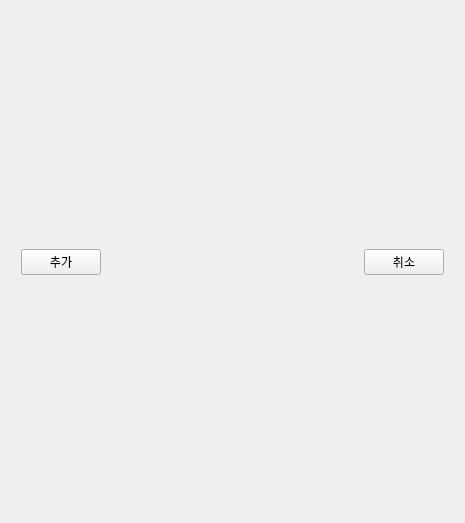
<?xml version="1.0" encoding="UTF-8"?>
<ui version="4.0">
 <class>department_form</class>
 <widget class="QWidget" name="department_form">
  <property name="geometry">
   <rect>
    <x>0</x>
    <y>0</y>
    <width>465</width>
    <height>523</height>
   </rect>
  </property>
  <property name="windowTitle">
   <string>부서 관리</string>
  </property>
  <layout class="QGridLayout" name="gridLayout">
   <item row="0" column="0">
    <layout class="QVBoxLayout" name="verticalLayout">
     <item>
      <widget class="DepartmentContent" name="item" native="true">
       <property name="minimumSize">
        <size>
         <width>300</width>
         <height>200</height>
        </size>
       </property>
      </widget>
     </item>
     <item>
      <layout class="QHBoxLayout" name="horizontalLayout">
       <property name="leftMargin">
        <number>10</number>
       </property>
       <property name="rightMargin">
        <number>10</number>
       </property>
       <item>
        <widget class="QPushButton" name="btn_add">
         <property name="text">
          <string>추가</string>
         </property>
        </widget>
       </item>
       <item>
        <spacer name="horizontalSpacer">
         <property name="orientation">
          <enum>Qt::Horizontal</enum>
         </property>
         <property name="sizeHint" stdset="0">
          <size>
           <width>40</width>
           <height>20</height>
          </size>
         </property>
        </spacer>
       </item>
       <item>
        <widget class="QPushButton" name="btn_cancel">
         <property name="text">
          <string>취소</string>
         </property>
        </widget>
       </item>
      </layout>
     </item>
     <item>
      <widget class="DepartmentTableViewWidget" name="table" native="true"/>
     </item>
    </layout>
   </item>
  </layout>
 </widget>
 <customwidgets>
  <customwidget>
   <class>DepartmentContent</class>
   <extends>QWidget</extends>
   <header>ui/designer/ui_content_department.h</header>
   <container>1</container>
  </customwidget>
  <customwidget>
   <class>DepartmentTableViewWidget</class>
   <extends>QWidget</extends>
   <header>ui/table_view/department_table_view.h</header>
   <container>1</container>
  </customwidget>
 </customwidgets>
 <resources/>
 <connections>
  <connection>
   <sender>btn_add</sender>
   <signal>clicked()</signal>
   <receiver>department_form</receiver>
   <slot>execAddOrUpdate()</slot>
   <hints>
    <hint type="sourcelabel">
     <x>80</x>
     <y>303</y>
    </hint>
    <hint type="destinationlabel">
     <x>5</x>
     <y>234</y>
    </hint>
   </hints>
  </connection>
  <connection>
   <sender>btn_cancel</sender>
   <signal>clicked()</signal>
   <receiver>department_form</receiver>
   <slot>execCancel()</slot>
   <hints>
    <hint type="sourcelabel">
     <x>442</x>
     <y>303</y>
    </hint>
    <hint type="destinationlabel">
     <x>462</x>
     <y>237</y>
    </hint>
   </hints>
  </connection>
 </connections>
 <slots>
  <slot>execAddOrUpdate()</slot>
  <slot>execCancel()</slot>
 </slots>
</ui>
